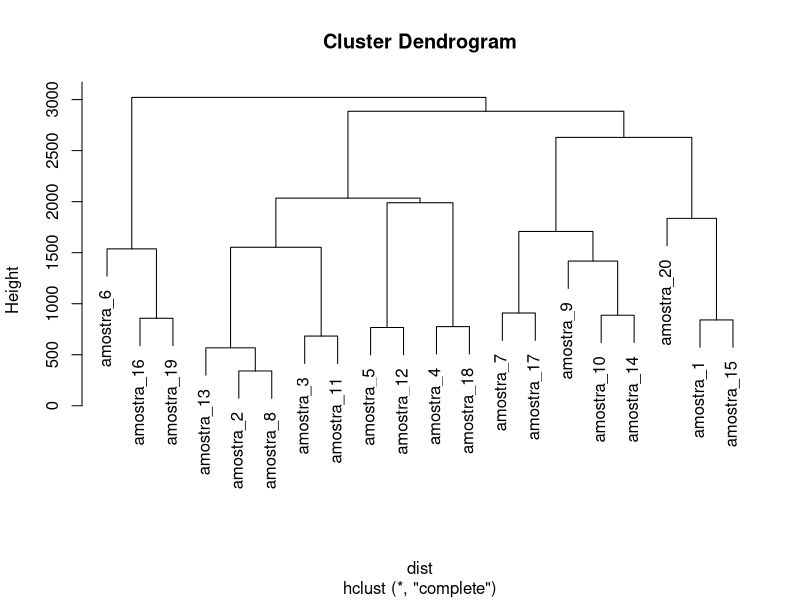
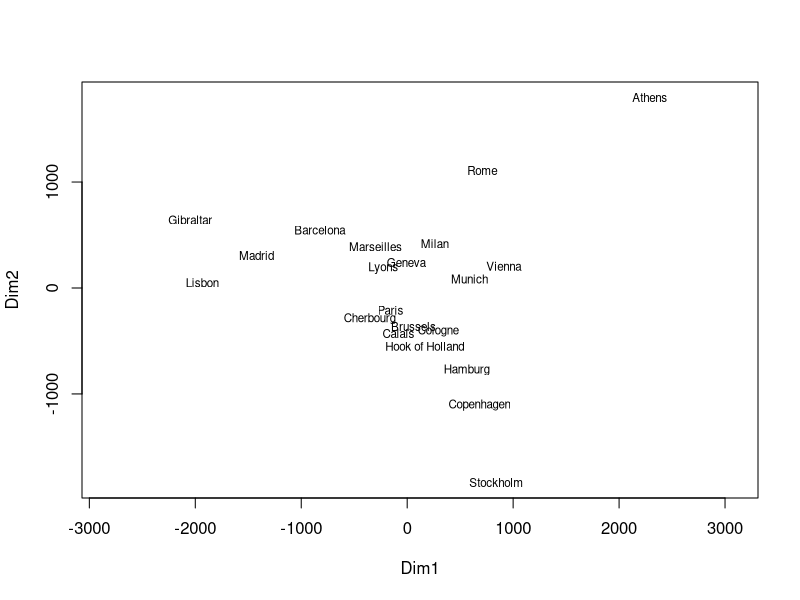

The R script that drew these images, in order:
# Análise de agrupamento
'
> A análise de agrupamento, tambémconhecida como análise de conglomerado ou cluster analysis tem como objetivo dividir
um conjunto de observações (elementos, individuos, dados genéricos) em grupos homogêneosm segundo algum critério
conveniente de similaridade. Assim, os elementos pertencentes a um mesmo grupo serão homogêneos entre si, com respeito
a certas características medidas. Enquanto que os pertencentes a grupos diferentes deverão ser heterogêneos entre si
em relação às mesmas características
'

# O processo de agrupamento
'
> O peocesso de agrupamento pode ser sintetizado em cinco etapas:
  1 - A escolha da medida de dissimilaridade.
  2 - A escolha do método de agrupamento (hierárquico ou não hierarquico).
  3 - A escolha do tipo de agrupamento para o método escolhido.
  4 - A decisão sobre o número de grupos.
  5 - A interpretação do resultado do agrupamento.
'

# O método Ward
'
> No método Ward, também chamado de MÍNIMA VARIÂNCIA, a formação dos grupos se dá pela maximização da homogeneidade
dentro dos grupos. A soma de quadrados dentro dos grupos é usada como medidade homogeneidade.
> Apresenta bons resultados tanto para DISTÂNCIAS EUCLIDIANAS quanto para outras distâncias.
> Quando o número de elementos em cada grupo é muito semelhante, pode não apresentar resultados satisfatórios.
'

# Distância euclidiana:
'
trata-se do método mais simples e mais utilizado na medição da distância geométrica no espaço.
Imaginemos dois objetos, com valores X1 e X2. Os valores para o objeto i podem então ser
representados por Xi1 e Xi2 e os valores para o objeto j podem ser representados por Xj1 e Xj2.

O teorema de Pitágoras estabelece, então, que o comprimento dij do segmento ligando o ponto para
o objeto i ao ponto para o objeto j (a distância euclidiana) é obtido pela fórmula:

  dij = {(X_i1 - X_j1)^2 + (X_i2 - Xj2)^2}^1/2
'

# Índice de Jaccard:
'
trata-se de uma métrica que estabelece o grau de sobreposição entre dois conjuntos de dados
e seu princípio é bastante simples. Este índice varia de 0 (quando não há nenhuma similaridade)
a 1 (quando há similaridade total), de modo que medidas complementares de distâncias podem ser
calculadas subtraindo os índices de similaridade de 1.
'

# Dendrograma em R
'
Um dendrograma (DIAGRAMA DE ÁRVORE) é uma estrutura de rede, constituída por um nó raiz que dá origem a vários nós
ligados por ramos. Os últimos nós da hierarquia são chamados de folhas.
'

# Dendrograma básico em R
'
> O conjunto de dados de entrada é uma matriz onde cada linha é uma amostra e cada coluna é uma variável
> O agrupamento é realizado em uma matriz quadrada (amostra x amostra) que fornece a distância entre as amostras.
  Essa distância pode ser calculada com a função dist().
> A função hclust() é utilizada para realizar o agrupamento hierárquico.
> A saída pode ser vizualizada diretamente com o plot()
'

# conjunto de dados em forma matricial
data = matrix(sample(seq(1,2000),200), ncol = 10)

rownames(data) = paste0("amostra_", seq(1,20))

# Distância euclidiana
dist = dist(data[, c(4:8)], diag=TRUE)

# Agrupamento (ou clusterização) hierárquica com hclust
hc = hclust(dist)

# Gráfico
plot(hc)

# O método PCoA (Principal Correspondence Analysis)
'
> Também conhecido como Dimensionamento/Escalonamento Métrico Multidimensional, permite mapear distância entre objetos.
> É apropriado para representar graficamente elementos em um espaço de dimensão menor do que o original.
> Escalonamento Métrico: distâncias métricas.
> Escalonamento não métrico: diferenças de percepção ou preferência

> em R:
  Usaremos dados da variável eurodist()
  Matriz de distância em KM reais entre cidades euroéias
  Calcularemos o PCoA
  Para calcular o PCoA, usaremos a função R cmdscale()
'

pcoa = cmdscale(eurodist, eig = TRUE)
library(vegan)
ordiplot(pcoa, display='sites', type='text')